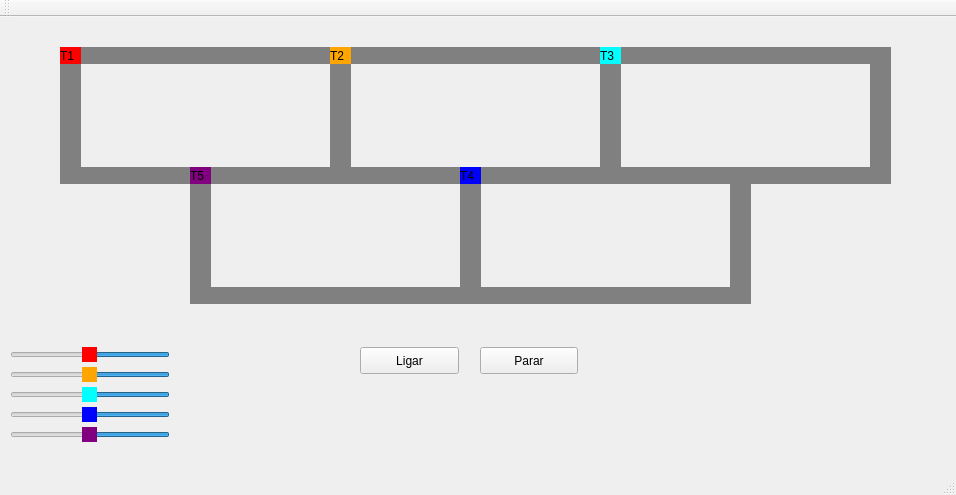
<?xml version="1.0" encoding="UTF-8"?>
<ui version="4.0">
 <class>MainWindow</class>
 <widget class="QMainWindow" name="MainWindow">
  <property name="geometry">
   <rect>
    <x>0</x>
    <y>0</y>
    <width>956</width>
    <height>495</height>
   </rect>
  </property>
  <property name="windowTitle">
   <string>MainWindow</string>
  </property>
  <widget class="QWidget" name="centralWidget">
   <widget class="QLabel" name="label_trem1">
    <property name="geometry">
     <rect>
      <x>60</x>
      <y>30</y>
      <width>21</width>
      <height>17</height>
     </rect>
    </property>
    <property name="tabletTracking">
     <bool>false</bool>
    </property>
    <property name="styleSheet">
     <string notr="true">QLabel { background: red}</string>
    </property>
    <property name="text">
     <string>T1</string>
    </property>
   </widget>
   <widget class="QLabel" name="label_trilho01">
    <property name="geometry">
     <rect>
      <x>80</x>
      <y>30</y>
      <width>250</width>
      <height>17</height>
     </rect>
    </property>
    <property name="styleSheet">
     <string notr="true">QLabel { background: grey}</string>
    </property>
    <property name="text">
     <string/>
    </property>
   </widget>
   <widget class="QLabel" name="label_trilho08">
    <property name="geometry">
     <rect>
      <x>80</x>
      <y>150</y>
      <width>250</width>
      <height>17</height>
     </rect>
    </property>
    <property name="styleSheet">
     <string notr="true">QLabel { background: grey}</string>
    </property>
    <property name="text">
     <string/>
    </property>
   </widget>
   <widget class="QLabel" name="label_trilho05">
    <property name="geometry">
     <rect>
      <x>330</x>
      <y>30</y>
      <width>21</width>
      <height>137</height>
     </rect>
    </property>
    <property name="styleSheet">
     <string notr="true">QLabel { background: grey}</string>
    </property>
    <property name="text">
     <string/>
    </property>
   </widget>
   <widget class="QLabel" name="label_trilho04">
    <property name="geometry">
     <rect>
      <x>60</x>
      <y>30</y>
      <width>21</width>
      <height>137</height>
     </rect>
    </property>
    <property name="styleSheet">
     <string notr="true">QLabel { background: grey}</string>
    </property>
    <property name="text">
     <string/>
    </property>
   </widget>
   <widget class="QPushButton" name="pushButton">
    <property name="geometry">
     <rect>
      <x>360</x>
      <y>330</y>
      <width>99</width>
      <height>27</height>
     </rect>
    </property>
    <property name="text">
     <string>Ligar</string>
    </property>
   </widget>
   <widget class="QPushButton" name="pushButton_2">
    <property name="geometry">
     <rect>
      <x>480</x>
      <y>330</y>
      <width>98</width>
      <height>27</height>
     </rect>
    </property>
    <property name="text">
     <string>Parar</string>
    </property>
   </widget>
   <widget class="QLabel" name="label_trilho06">
    <property name="geometry">
     <rect>
      <x>600</x>
      <y>30</y>
      <width>21</width>
      <height>137</height>
     </rect>
    </property>
    <property name="styleSheet">
     <string notr="true">QLabel { background: grey}</string>
    </property>
    <property name="text">
     <string/>
    </property>
   </widget>
   <widget class="QLabel" name="label_trilho02">
    <property name="geometry">
     <rect>
      <x>350</x>
      <y>30</y>
      <width>250</width>
      <height>17</height>
     </rect>
    </property>
    <property name="styleSheet">
     <string notr="true">QLabel { background: grey}</string>
    </property>
    <property name="text">
     <string/>
    </property>
   </widget>
   <widget class="QLabel" name="label_trilho09">
    <property name="geometry">
     <rect>
      <x>350</x>
      <y>150</y>
      <width>250</width>
      <height>17</height>
     </rect>
    </property>
    <property name="styleSheet">
     <string notr="true">QLabel { background: grey}</string>
    </property>
    <property name="text">
     <string/>
    </property>
   </widget>
   <widget class="QLabel" name="label_trem2">
    <property name="geometry">
     <rect>
      <x>330</x>
      <y>30</y>
      <width>21</width>
      <height>17</height>
     </rect>
    </property>
    <property name="palette">
     <palette>
      <active>
       <colorrole role="Button">
        <brush brushstyle="SolidPattern">
         <color alpha="255">
          <red>255</red>
          <green>165</green>
          <blue>0</blue>
         </color>
        </brush>
       </colorrole>
       <colorrole role="Base">
        <brush brushstyle="SolidPattern">
         <color alpha="255">
          <red>255</red>
          <green>165</green>
          <blue>0</blue>
         </color>
        </brush>
       </colorrole>
       <colorrole role="Window">
        <brush brushstyle="SolidPattern">
         <color alpha="255">
          <red>255</red>
          <green>165</green>
          <blue>0</blue>
         </color>
        </brush>
       </colorrole>
      </active>
      <inactive>
       <colorrole role="Button">
        <brush brushstyle="SolidPattern">
         <color alpha="255">
          <red>255</red>
          <green>165</green>
          <blue>0</blue>
         </color>
        </brush>
       </colorrole>
       <colorrole role="Base">
        <brush brushstyle="SolidPattern">
         <color alpha="255">
          <red>255</red>
          <green>165</green>
          <blue>0</blue>
         </color>
        </brush>
       </colorrole>
       <colorrole role="Window">
        <brush brushstyle="SolidPattern">
         <color alpha="255">
          <red>255</red>
          <green>165</green>
          <blue>0</blue>
         </color>
        </brush>
       </colorrole>
      </inactive>
      <disabled>
       <colorrole role="Button">
        <brush brushstyle="SolidPattern">
         <color alpha="255">
          <red>255</red>
          <green>165</green>
          <blue>0</blue>
         </color>
        </brush>
       </colorrole>
       <colorrole role="Base">
        <brush brushstyle="SolidPattern">
         <color alpha="255">
          <red>255</red>
          <green>165</green>
          <blue>0</blue>
         </color>
        </brush>
       </colorrole>
       <colorrole role="Window">
        <brush brushstyle="SolidPattern">
         <color alpha="255">
          <red>255</red>
          <green>165</green>
          <blue>0</blue>
         </color>
        </brush>
       </colorrole>
      </disabled>
     </palette>
    </property>
    <property name="styleSheet">
     <string notr="true">QLabel { background: orange}</string>
    </property>
    <property name="text">
     <string>T2</string>
    </property>
   </widget>
   <widget class="QLabel" name="label_trem3">
    <property name="geometry">
     <rect>
      <x>600</x>
      <y>30</y>
      <width>21</width>
      <height>17</height>
     </rect>
    </property>
    <property name="styleSheet">
     <string notr="true">QLabel { background: cyan}</string>
    </property>
    <property name="text">
     <string>T3</string>
    </property>
   </widget>
   <widget class="QLabel" name="label_trilho10">
    <property name="geometry">
     <rect>
      <x>620</x>
      <y>150</y>
      <width>250</width>
      <height>17</height>
     </rect>
    </property>
    <property name="styleSheet">
     <string notr="true">QLabel { background: grey}</string>
    </property>
    <property name="text">
     <string/>
    </property>
   </widget>
   <widget class="QLabel" name="label_trilho03">
    <property name="geometry">
     <rect>
      <x>620</x>
      <y>30</y>
      <width>250</width>
      <height>17</height>
     </rect>
    </property>
    <property name="styleSheet">
     <string notr="true">QLabel { background: grey}</string>
    </property>
    <property name="text">
     <string/>
    </property>
   </widget>
   <widget class="QLabel" name="label_trilho07">
    <property name="geometry">
     <rect>
      <x>870</x>
      <y>30</y>
      <width>21</width>
      <height>137</height>
     </rect>
    </property>
    <property name="styleSheet">
     <string notr="true">QLabel { background: grey}</string>
    </property>
    <property name="text">
     <string/>
    </property>
   </widget>
   <widget class="QLabel" name="label_trilho11">
    <property name="geometry">
     <rect>
      <x>190</x>
      <y>150</y>
      <width>21</width>
      <height>137</height>
     </rect>
    </property>
    <property name="styleSheet">
     <string notr="true">QLabel { background: grey}</string>
    </property>
    <property name="text">
     <string/>
    </property>
   </widget>
   <widget class="QLabel" name="label_trilho12">
    <property name="geometry">
     <rect>
      <x>460</x>
      <y>150</y>
      <width>21</width>
      <height>137</height>
     </rect>
    </property>
    <property name="styleSheet">
     <string notr="true">QLabel { background: grey}</string>
    </property>
    <property name="text">
     <string/>
    </property>
   </widget>
   <widget class="QLabel" name="label_trilho14">
    <property name="geometry">
     <rect>
      <x>210</x>
      <y>270</y>
      <width>250</width>
      <height>17</height>
     </rect>
    </property>
    <property name="styleSheet">
     <string notr="true">QLabel { background: grey}</string>
    </property>
    <property name="text">
     <string/>
    </property>
   </widget>
   <widget class="QLabel" name="label_trilho13">
    <property name="geometry">
     <rect>
      <x>730</x>
      <y>150</y>
      <width>21</width>
      <height>137</height>
     </rect>
    </property>
    <property name="styleSheet">
     <string notr="true">QLabel { background: grey}</string>
    </property>
    <property name="text">
     <string/>
    </property>
   </widget>
   <widget class="QLabel" name="label_trilho15">
    <property name="geometry">
     <rect>
      <x>480</x>
      <y>270</y>
      <width>250</width>
      <height>17</height>
     </rect>
    </property>
    <property name="styleSheet">
     <string notr="true">QLabel { background: grey}</string>
    </property>
    <property name="text">
     <string/>
    </property>
   </widget>
   <widget class="QLabel" name="label_trem4">
    <property name="geometry">
     <rect>
      <x>460</x>
      <y>150</y>
      <width>21</width>
      <height>17</height>
     </rect>
    </property>
    <property name="styleSheet">
     <string notr="true">QLabel { background: blue}</string>
    </property>
    <property name="text">
     <string>T4</string>
    </property>
   </widget>
   <widget class="QLabel" name="label_trem5">
    <property name="geometry">
     <rect>
      <x>190</x>
      <y>150</y>
      <width>21</width>
      <height>17</height>
     </rect>
    </property>
    <property name="styleSheet">
     <string notr="true">QLabel { background: purple}</string>
    </property>
    <property name="text">
     <string>T5</string>
    </property>
   </widget>
   <widget class="QSlider" name="slidert1">
    <property name="geometry">
     <rect>
      <x>10</x>
      <y>330</y>
      <width>160</width>
      <height>16</height>
     </rect>
    </property>
    <property name="layoutDirection">
     <enum>Qt::RightToLeft</enum>
    </property>
    <property name="styleSheet">
     <string notr="true">QSlider::handle:horizontal {background-color: red}</string>
    </property>
    <property name="sliderPosition">
     <number>50</number>
    </property>
    <property name="orientation">
     <enum>Qt::Horizontal</enum>
    </property>
   </widget>
   <widget class="QSlider" name="slidert2">
    <property name="geometry">
     <rect>
      <x>10</x>
      <y>350</y>
      <width>160</width>
      <height>16</height>
     </rect>
    </property>
    <property name="layoutDirection">
     <enum>Qt::RightToLeft</enum>
    </property>
    <property name="styleSheet">
     <string notr="true">QSlider::handle:horizontal {background-color: orange}</string>
    </property>
    <property name="sliderPosition">
     <number>50</number>
    </property>
    <property name="orientation">
     <enum>Qt::Horizontal</enum>
    </property>
   </widget>
   <widget class="QSlider" name="slidert3">
    <property name="geometry">
     <rect>
      <x>10</x>
      <y>370</y>
      <width>160</width>
      <height>16</height>
     </rect>
    </property>
    <property name="layoutDirection">
     <enum>Qt::RightToLeft</enum>
    </property>
    <property name="styleSheet">
     <string notr="true">QSlider::handle:horizontal {background-color: cyan}</string>
    </property>
    <property name="sliderPosition">
     <number>50</number>
    </property>
    <property name="orientation">
     <enum>Qt::Horizontal</enum>
    </property>
   </widget>
   <widget class="QSlider" name="slidert4">
    <property name="geometry">
     <rect>
      <x>10</x>
      <y>390</y>
      <width>160</width>
      <height>16</height>
     </rect>
    </property>
    <property name="layoutDirection">
     <enum>Qt::RightToLeft</enum>
    </property>
    <property name="styleSheet">
     <string notr="true">QSlider::handle:horizontal {background-color: blue}</string>
    </property>
    <property name="sliderPosition">
     <number>50</number>
    </property>
    <property name="orientation">
     <enum>Qt::Horizontal</enum>
    </property>
   </widget>
   <widget class="QSlider" name="slidert5">
    <property name="geometry">
     <rect>
      <x>10</x>
      <y>410</y>
      <width>160</width>
      <height>16</height>
     </rect>
    </property>
    <property name="layoutDirection">
     <enum>Qt::RightToLeft</enum>
    </property>
    <property name="styleSheet">
     <string notr="true">QSlider::handle:horizontal {background-color: purple}</string>
    </property>
    <property name="sliderPosition">
     <number>50</number>
    </property>
    <property name="orientation">
     <enum>Qt::Horizontal</enum>
    </property>
   </widget>
   <zorder>label_trilho09</zorder>
   <zorder>label_trilho03</zorder>
   <zorder>label_trilho11</zorder>
   <zorder>label_trilho13</zorder>
   <zorder>label_trilho15</zorder>
   <zorder>label_trilho14</zorder>
   <zorder>label_trilho12</zorder>
   <zorder>label_trilho10</zorder>
   <zorder>label_trilho07</zorder>
   <zorder>label_trilho01</zorder>
   <zorder>label_trilho08</zorder>
   <zorder>label_trilho05</zorder>
   <zorder>label_trilho04</zorder>
   <zorder>label_trem1</zorder>
   <zorder>pushButton</zorder>
   <zorder>pushButton_2</zorder>
   <zorder>label_trilho06</zorder>
   <zorder>label_trilho02</zorder>
   <zorder>label_trem2</zorder>
   <zorder>label_trem3</zorder>
   <zorder>label_trem4</zorder>
   <zorder>label_trem5</zorder>
   <zorder>slidert1</zorder>
   <zorder>slidert2</zorder>
   <zorder>slidert3</zorder>
   <zorder>slidert4</zorder>
   <zorder>slidert5</zorder>
  </widget>
  <widget class="QMenuBar" name="menuBar">
   <property name="geometry">
    <rect>
     <x>0</x>
     <y>0</y>
     <width>956</width>
     <height>24</height>
    </rect>
   </property>
  </widget>
  <widget class="QToolBar" name="mainToolBar">
   <attribute name="toolBarArea">
    <enum>TopToolBarArea</enum>
   </attribute>
   <attribute name="toolBarBreak">
    <bool>false</bool>
   </attribute>
  </widget>
  <widget class="QStatusBar" name="statusBar"/>
 </widget>
 <layoutdefault spacing="6" margin="11"/>
 <resources/>
 <connections/>
</ui>
